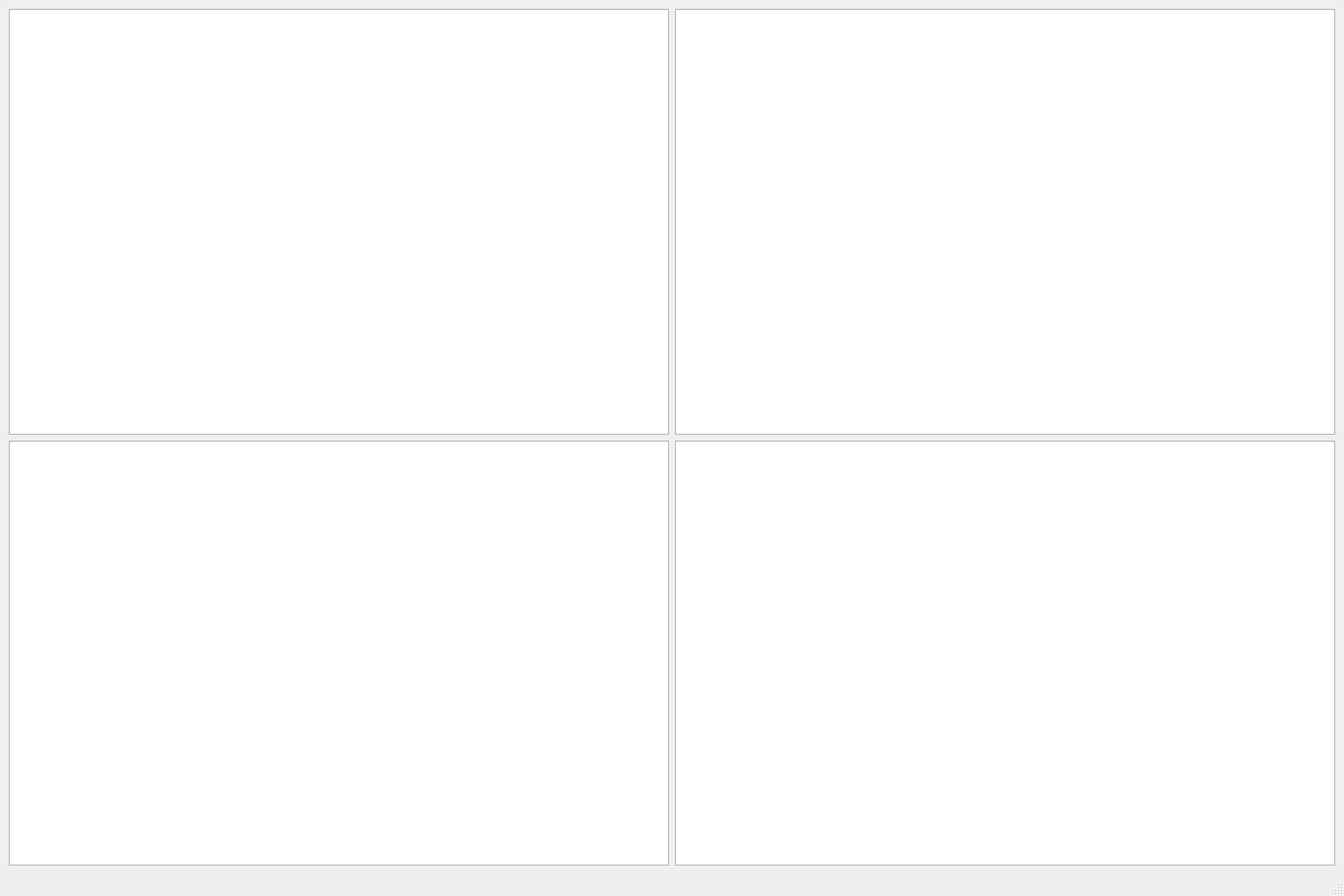
<?xml version="1.0" encoding="UTF-8"?>
<ui version="4.0">
 <class>MainWindow</class>
 <widget class="QMainWindow" name="MainWindow">
  <property name="geometry">
   <rect>
    <x>0</x>
    <y>0</y>
    <width>1370</width>
    <height>913</height>
   </rect>
  </property>
  <property name="windowTitle">
   <string>MainWindow</string>
  </property>
  <widget class="QWidget" name="centralwidget">
   <layout class="QGridLayout" name="gridLayout">
    <item row="0" column="0">
     <widget class="QGraphicsView" name="graphicsView"/>
    </item>
    <item row="0" column="1">
     <widget class="QGraphicsView" name="graphicsView_2"/>
    </item>
    <item row="1" column="0">
     <widget class="QGraphicsView" name="graphicsView_3"/>
    </item>
    <item row="1" column="1">
     <widget class="QGraphicsView" name="graphicsView_4"/>
    </item>
   </layout>
  </widget>
  <widget class="QMenuBar" name="menubar">
   <property name="geometry">
    <rect>
     <x>0</x>
     <y>0</y>
     <width>1370</width>
     <height>25</height>
    </rect>
   </property>
  </widget>
  <widget class="QStatusBar" name="statusbar"/>
 </widget>
 <resources/>
 <connections/>
</ui>
